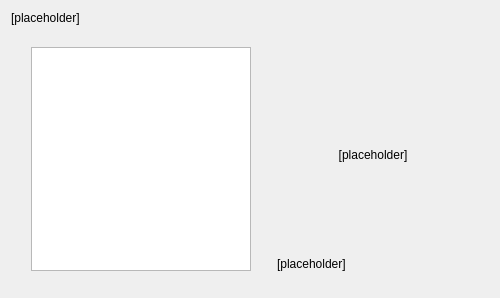
     <widget class="QWidget" name="pg1Category">
      <property name="styleSheet">
       <string notr="true"/>
      </property>
      <layout class="QVBoxLayout" name="verticalLayout_2">
       <item>
        <widget class="QLabel" name="lblSelectCategory">
         <property name="styleSheet">
          <string notr="true">font: 11pt &quot;Ubuntu&quot;;</string>
         </property>
         <property name="text">
          <string>&lt;html&gt;&lt;head/&gt;&lt;body&gt;&lt;p&gt;[placeholder]&lt;/p&gt;&lt;/body&gt;&lt;/html&gt;</string>
         </property>
         <property name="alignment">
          <set>Qt::AlignLeading|Qt::AlignLeft|Qt::AlignTop</set>
         </property>
         <property name="wordWrap">
          <bool>true</bool>
         </property>
        </widget>
       </item>
       <item>
        <spacer name="verticalSpacer_4">
         <property name="orientation">
          <enum>Qt::Vertical</enum>
         </property>
         <property name="sizeType">
          <enum>QSizePolicy::Fixed</enum>
         </property>
         <property name="sizeHint" stdset="0">
          <size>
           <width>20</width>
           <height>16</height>
          </size>
         </property>
        </spacer>
       </item>
       <item>
        <layout class="QGridLayout" name="gridLayout_6">
         <item row="0" column="0" rowspan="4">
          <spacer name="horizontalSpacer_10">
           <property name="orientation">
            <enum>Qt::Horizontal</enum>
           </property>
           <property name="sizeType">
            <enum>QSizePolicy::Fixed</enum>
           </property>
           <property name="sizeHint" stdset="0">
            <size>
             <width>20</width>
             <height>20</height>
            </size>
           </property>
          </spacer>
         </item>
         <item row="0" column="1" rowspan="4">
          <widget class="QListWidget" name="lstCategories">
           <property name="enabled">
            <bool>true</bool>
           </property>
           <property name="sizePolicy">
            <sizepolicy hsizetype="Fixed" vsizetype="Expanding">
             <horstretch>0</horstretch>
             <verstretch>0</verstretch>
            </sizepolicy>
           </property>
           <property name="minimumSize">
            <size>
             <width>220</width>
             <height>100</height>
            </size>
           </property>
           <property name="maximumSize">
            <size>
             <width>220</width>
             <height>16777215</height>
            </size>
           </property>
          </widget>
         </item>
         <item row="0" column="2" rowspan="4">
          <spacer name="horizontalSpacer_14">
           <property name="orientation">
            <enum>Qt::Horizontal</enum>
           </property>
           <property name="sizeType">
            <enum>QSizePolicy::Fixed</enum>
           </property>
           <property name="sizeHint" stdset="0">
            <size>
             <width>20</width>
             <height>20</height>
            </size>
           </property>
          </spacer>
         </item>
         <item row="0" column="5" rowspan="4">
          <spacer name="horizontalSpacer_16">
           <property name="orientation">
            <enum>Qt::Horizontal</enum>
           </property>
           <property name="sizeType">
            <enum>QSizePolicy::Fixed</enum>
           </property>
           <property name="sizeHint" stdset="0">
            <size>
             <width>20</width>
             <height>20</height>
            </size>
           </property>
          </spacer>
         </item>
         <item row="3" column="3">
          <widget class="QLabel" name="lblDescribeCategory">
           <property name="sizePolicy">
            <sizepolicy hsizetype="Expanding" vsizetype="Expanding">
             <horstretch>0</horstretch>
             <verstretch>0</verstretch>
            </sizepolicy>
           </property>
           <property name="styleSheet">
            <string notr="true">font: 11pt &quot;Ubuntu&quot;;</string>
           </property>
           <property name="text">
            <string>[placeholder]</string>
           </property>
           <property name="alignment">
            <set>Qt::AlignLeading|Qt::AlignLeft|Qt::AlignVCenter</set>
           </property>
           <property name="wordWrap">
            <bool>true</bool>
           </property>
          </widget>
         </item>
         <item row="2" column="3">
          <widget class="QLabel" name="lblIconCategory">
           <property name="sizePolicy">
            <sizepolicy hsizetype="Fixed" vsizetype="Fixed">
             <horstretch>0</horstretch>
             <verstretch>0</verstretch>
            </sizepolicy>
           </property>
           <property name="minimumSize">
            <size>
             <width>192</width>
             <height>192</height>
            </size>
           </property>
           <property name="maximumSize">
            <size>
             <width>192</width>
             <height>192</height>
            </size>
           </property>
           <property name="styleSheet">
            <string notr="true">font: 11pt &quot;Ubuntu&quot;;</string>
           </property>
           <property name="text">
            <string>[placeholder]</string>
           </property>
           <property name="scaledContents">
            <bool>true</bool>
           </property>
           <property name="alignment">
            <set>Qt::AlignCenter</set>
           </property>
          </widget>
         </item>
        </layout>
       </item>
       <item>
        <spacer name="verticalSpacer_3">
         <property name="orientation">
          <enum>Qt::Vertical</enum>
         </property>
         <property name="sizeType">
          <enum>QSizePolicy::Fixed</enum>
         </property>
         <property name="sizeHint" stdset="0">
          <size>
           <width>20</width>
           <height>16</height>
          </size>
         </property>
        </spacer>
       </item>
      </layout>
     </widget>
